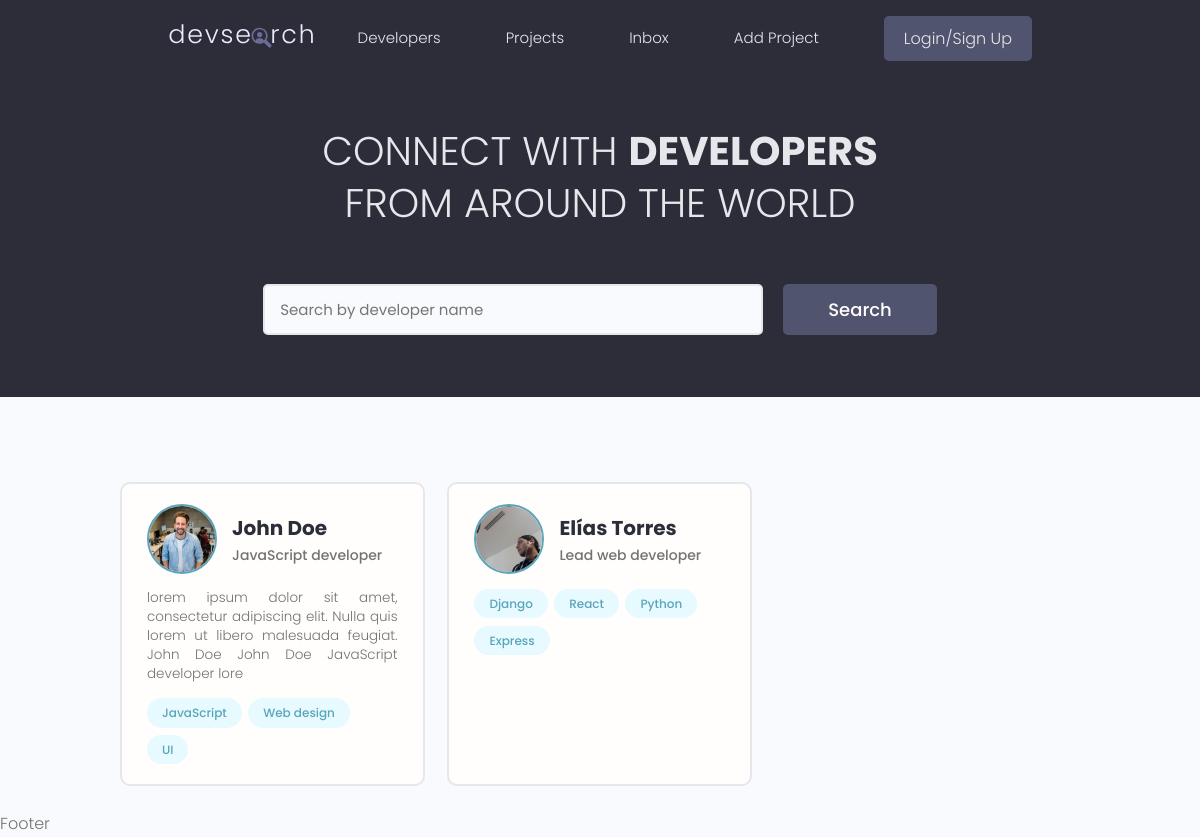
/, run on an earlier commit of the app's database.
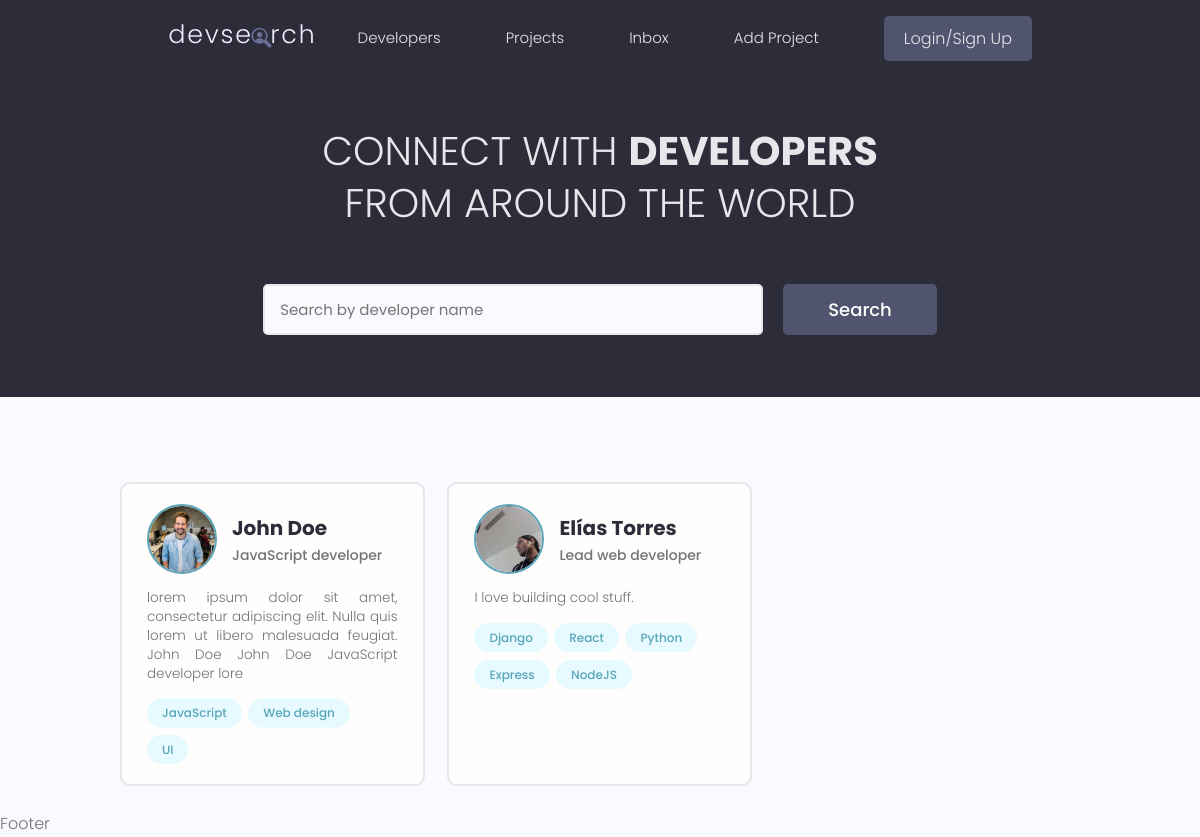
And on a later commit of the database.
### developer/models.py (models this page shows, shortened)
class Developer(models.Model):
    id = models.UUIDField(default=uuid.uuid4,
                          primary_key=True, unique=True, editable=False)
    user = models.OneToOneField(User, on_delete=models.CASCADE, null=True)
    name = models.CharField(max_length=200, blank=True, null=True)
    email = models.EmailField(max_length=200, blank=True, null=True)
    username = models.CharField(max_length=200, blank=True, null=True)
    location = models.CharField(max_length=200, blank=True, null=True)
    short_intro = models.CharField(max_length=200, blank=True, null=True)
    bio = models.TextField(blank=True, null=True)
    profile_image = models.ImageField(
        upload_to='profiles/', blank=True, null=True, default='profiles/user-default.png')
    social_github = models.CharField(max_length=200, blank=True, null=True)
    social_twitter = models.CharField(max_length=200, blank=True, null=True)
    social_linkedin = models.CharField(max_length=200, blank=True, null=True)
    social_youtube = models.CharField(max_length=200, blank=True, null=True)
    social_website = models.CharField(max_length=200, blank=True, null=True)
    social_stackoverflow = models.CharField(
        max_length=200, blank=True, null=True)
    created = models.DateTimeField(auto_now_add=True)

class Skill(models.Model):
    id = models.UUIDField(default=uuid.uuid4,
                          primary_key=True, unique=True, editable=False)
    developer = models.ForeignKey(Developer, on_delete=models.CASCADE)
    name = models.CharField(max_length=200, blank=True, null=True)
    description = models.TextField(blank=True, null=True)
    created = models.DateTimeField(auto_now_add=True)
    def __str__(self):
        return str(self.name)

### developer/views.py (the view)
# urls.py: path('', views.profiles, name='profiles'),
def profiles(request):
    template_name = 'developer/profiles.html'
    developers = Developer.objects.all()
    context = {'developers': developers}
    return render(request, template_name, context)

### developer/templates/developer/profiles.html (shortened to what this page needs)
{% extends 'main.html'%}
{% load static %}
{% block content%}
<main class="home">
    <section class="hero-section text-center">
        <div class="container container--narrow">
            <div class="hero-section__box">
                <h2>CONNECT WITH <span>DEVELOPERS</span></h2>
                <h2>FROM AROUND THE WORLD</h2>
            </div>
            <div class="hero-section__search">
                <form class="form" action="#" method="get">
                    <div class="form__field">
                        <input class="input input--text" id="formInput#search" type="text" name="text"
                            placeholder="Search by developer name" />
                    </div>
                    <input class="btn btn--sub btn--lg" type="submit" value="Search" />
                </form>
            </div>
        </div>
    </section>
    <section class="devlist">
        <div class="container">
            <div class="grid grid--three">
                {% for developer in developers %}
                <div class="column card">
                    <div class="dev">
                        <a href="{% url 'developer:profile' developer.id %}" class="card__body">
                            <div class="dev__profile">
                                <img class="avatar avatar--md" src="{{ developer.profile_image.url }}"
                                    alt="{{ developer.name }}" />
                                <div class="dev__meta">
                                    <h3>{{ developer.name }}</h3>
                                    <h5>{{ developer.short_intro|slice:"60" }}</h5>
                                </div>
                            </div>
                            <p class="dev__info">
                                {{ developer.bio|slice:"150" }}
                            </p>
                            <div class="dev__skills">
                                {% for skill in developer.skill_set.all|slice:"5" %}
                                <span class="tag tag--pill tag--main">
                                    <small>{{ skill }}</small>
                                </span>
                                {% endfor %}
                            </div>
                        </a>
                    </div>
                </div>
                {% endfor %}
            </div>
        </div>
    </section>
</main>
{% endblock %}

What changed in the data, as far as the page shows it:
changed Developer "Elías Torres": bio (not shown) → "I love building cool stuff."
added Skill: name "NodeJS", shown under Developer "Elías Torres"
